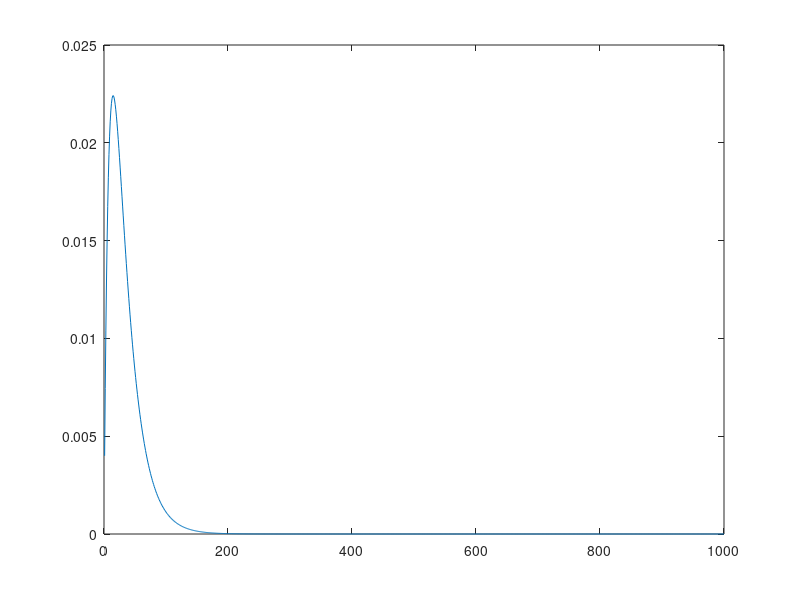

The MATLAB source for this figure: (Note: this script raises an error after producing the figure.)
q = 252;
x = [1; zeros(q-1,1)];
a = 1-2/q; a2 = 1-10/q;
y1 = filter(1-a,[1, -a],x); 
y2 = filter(1-a,[1, -a],filter(1-a,[1, -a],x));
y3 = (y1 + 1.5*y2)/2;
y4 = -linspace(-q/3,q-q/3,q)'.^2/max(linspace(-q/3,q-q/3,q)'.^2)+1;
y5 = flip((1:q)'/q);
figure(20), plot([y1/max(y1) y2/max(y2) y3/max(y3), flip((1:q)'/q) ])
%figure(21), plot([y5 (y4+y5)/2 y4])
%% TEST TF filter on retunrs!!

q = 1000;
x = [1; zeros(q-1,1)];
a = 1-1/25; a2 = 1-1/10;
y1 = filter(1-a,[1, -a],x); y2 = filter(1-a2,[1, -a2],x);
y3 = cumsum(y2)-cumsum(y1); y3 = y3/sum(y3);
sum((1:q)'.*y3)
%y2 = filter(1-a,[1, -a],filter(1-a,[1, -a],x));
%y3 = (y1 + 1.5*y2)/2;
figure(20), plot(y3)




%%
yzv=yangzhang(cat(3,Open,High,Low,Close), Config.yz_tau);
yz = sqrt(yzv([1 1:end-1],:));
dZ = [nan(1,size(Close,2)) ; diff(lvcf(Close))]./yz;
corrMat_t = estCorrMat(dZ, 100, 'EMA'); %has paramters
%corrMat_tm1 = cat(3, corrMat_t(:,:,1), corrMat_t(:,:,1:end-1));
figure(1), hold on
plot(squeeze(corrMat_t(36,19,:)))
corrMat_t = estCorrMat(dZ, 100, 'dEMA');
plot(squeeze(corrMat_t(36,19,:)))
corrMat_t = estCorrMat(dZ, 100, 'avgEMA');
plot(squeeze(corrMat_t(36,19,:)))